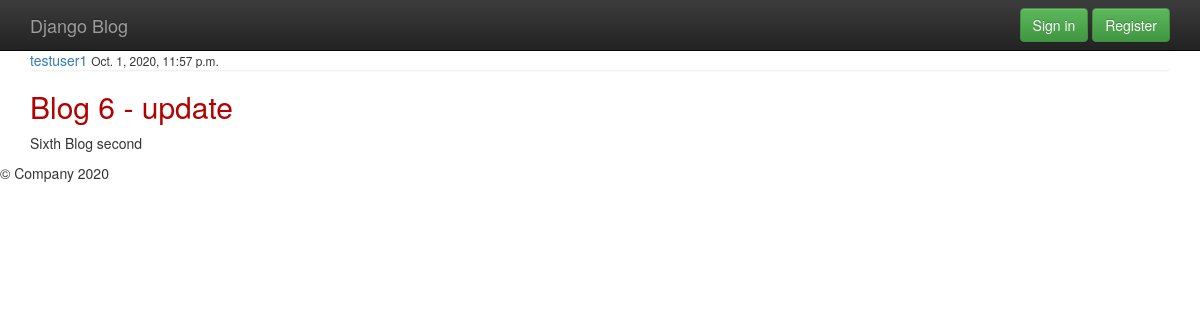
Screenshot of /post/7/ with the database file from the repository.
### blog/models.py (models this page shows, shortened)
class Post(models.Model):
    title = models.CharField(max_length=100)
    content = models.TextField()
    date_posted = models.DateTimeField(default=timezone.now)
    author = models.ForeignKey(User, on_delete=models.CASCADE)

### blog/views.py (the view)
# urls.py: path('post/<int:pk>/', PostDetailView.as_view(), name='post-detail'),
class PostDetailView(DetailView):
    model = Post

### blog/templates/blog/post_detail.html (shortened to what this page needs)
{% extends 'blog/base.html' %}
{% block content %}
    <div class="container">
        <article>
            <div class="media-body">
                <div class="list-group">
                    <a href="#">{{ object.author }}</a>
                    <small>{{ object.date_posted }}</small>
                </div>
                <h2>{{ object.title }}</h2>
                <p>{{ object.content }}</p>
            </div>
        </article>
    </div>
{% endblock content %}

### users/static/blog/css/main.css (style rules this page uses)
h2,h3,h4,h5,h6 { color: #b30000; }

### blog/templates/blog/base.html (style rules this page uses)
body { padding-top: 50px; padding-bottom: 20px; }

### rows the page displays
Post: author "testuser1", date_posted "Oct. 1, 2020, 11:57 p.m.", title "Blog 6 - update", content "Sixth Blog second"
